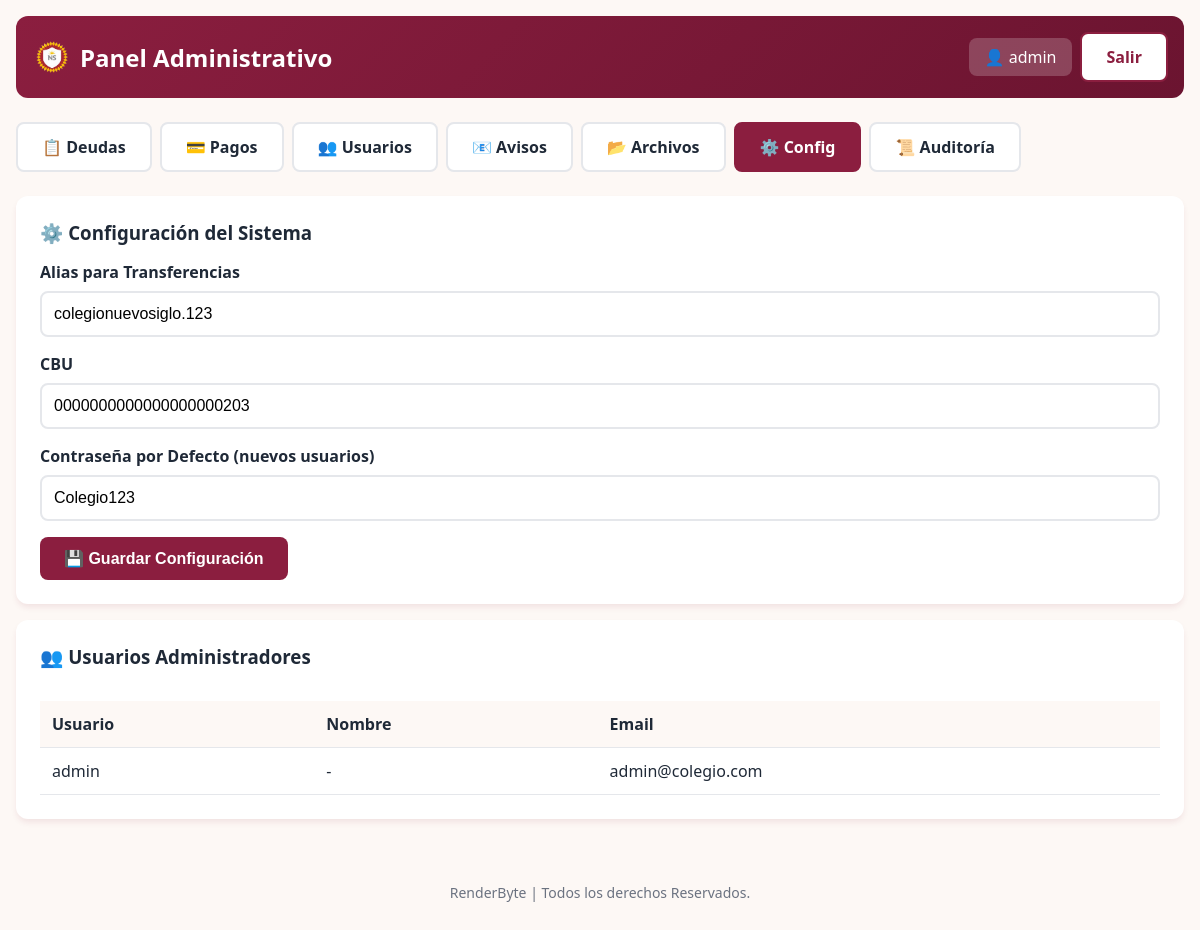
Before: /admin-panel/config/ (signed in) with the older database file.
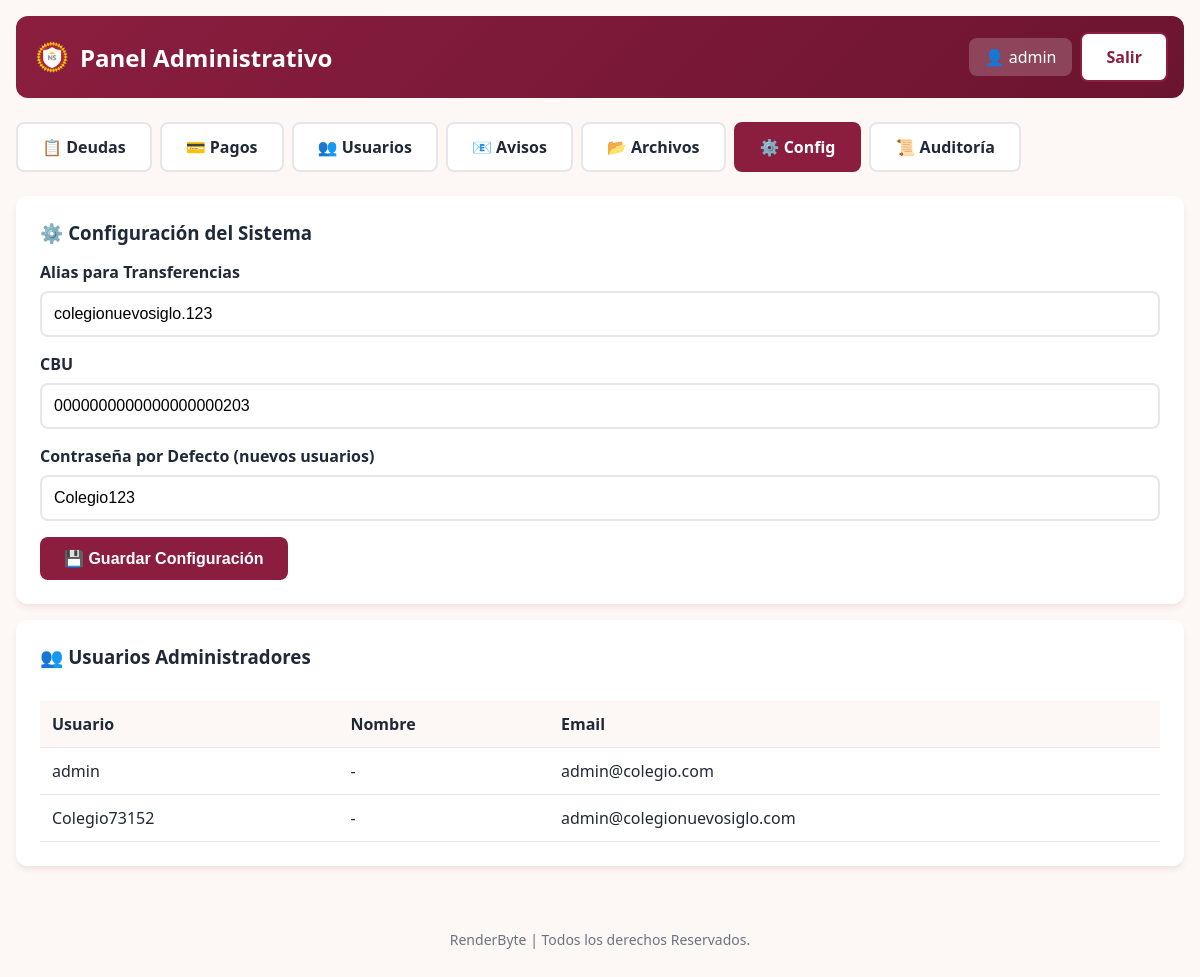
After: the same page with the newer database file.
### portal/models.py (models this page shows, shortened)
class PerfilUsuario(models.Model):
    ROL_CHOICES = [
        ('admin', 'Administrador'),
        ('padre', 'Padre/Responsable'),
    ]
    usuario = models.OneToOneField(User, on_delete=models.CASCADE, related_name='perfil')
    dni = models.BigIntegerField(null=True, blank=True, db_index=True, verbose_name="DNI")
    rol = models.CharField(max_length=20, choices=ROL_CHOICES, default='padre')
    must_change_password = models.BooleanField(default=True, verbose_name="Debe cambiar contraseña")
    class Meta:
        verbose_name = "Perfil de Usuario"
        verbose_name_plural = "Perfiles de Usuario"
    @property
    def es_admin(self):
        return self.rol == 'admin'

### portal/views.py (the view)
    def wrapper(request, *args, **kwargs):
        if not request.user.is_authenticated:
            return redirect('portal:login')
        if not hasattr(request.user, 'perfil') or not request.user.perfil.es_admin:
            messages.error(request, 'No tiene permisos para acceder a esta sección.')
            return redirect('portal:portal_padre')
        return view_func(request, *args, **kwargs)

### portal/models.py (called while the page is built)
    @classmethod
    def get_config(cls):
        config, _ = cls.objects.get_or_create(pk=1)
        return config

### portal/views.py (called while the page is built, shortened)
def admin_required(view_func):
    def wrapper(request, *args, **kwargs):
        if not request.user.is_authenticated:
            return redirect('portal:login')
        if not hasattr(request.user, 'perfil') or not request.user.perfil.es_admin:
            messages.error(request, 'No tiene permisos para acceder a esta sección.')
            return redirect('portal:portal_padre')
        return view_func(request, *args, **kwargs)
    return wrapper

@login_required
@admin_required
def admin_config(request):
    config = ConfiguracionSistema.get_config()
    admins = PerfilUsuario.objects.filter(rol='admin').select_related('usuario')
    context = {
        'config': config,
        'admins': admins,
        'active_tab': 'config',
    }
    return render(request, 'portal/admin/config.html', context)

### portal/templates/portal/admin/config.html (shortened to what this page needs)
{% extends 'portal/admin/base_admin.html' %}
{% block admin_content %}
<div class="card">
    <h3 style="margin-bottom:1rem">⚙️ Configuración del Sistema</h3>
    <form method="POST">
        <div class="form-group">
            <label for="alias">Alias para Transferencias</label>
            <input type="text" id="alias" name="alias" value="{{ config.alias_transferencia }}">
        </div>
        <div class="form-group">
            <label for="cbu">CBU</label>
            <input type="text" id="cbu" name="cbu" value="{{ config.cbu }}" maxlength="22">
        </div>
        <div class="form-group">
            <label for="password_default">Contraseña por Defecto (nuevos usuarios)</label>
            <input type="text" id="password_default" name="password_default" value="{{ config.password_default }}">
        </div>
        <button type="submit" class="btn btn-primary">💾 Guardar Configuración</button>
    </form>
</div>
<div class="card" style="margin-top:1rem">
    <h3 style="margin-bottom:1rem">👥 Usuarios Administradores</h3>
    <div class="table-responsive">
        <table>
            <thead>
                <tr>
                    <th>Usuario</th>
                    <th>Nombre</th>
                    <th>Email</th>
                </tr>
            </thead>
            <tbody>
                {% for admin in admins %}
                <tr>
                    <td>{{ admin.usuario.username }}</td>
                    <td>{{ admin.usuario.get_full_name|default:"-" }}</td>
                    <td>{{ admin.usuario.email|default:"-" }}</td>
                </tr>
                {% empty %}
                <tr>
                    <td colspan="3" style="text-align:center;color:var(--text-light)">No hay administradores registrados
                    </td>
                </tr>
                {% endfor %}
            </tbody>
        </table>
    </div>
</div>
{% endblock %}

Changed rows visible on the page:
added PerfilUsuario: usuario.username "Colegio73152", usuario.get_full_name "-", usuario.email "admin@colegionuevosiglo.com"
